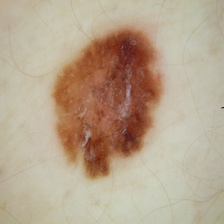
#> input picture img/101.jpg, 224 x 224 px; its folder holds only this picture in this run
$ python main.py
#> lines starting #> are read from the running program, lines starting #| are printed output that depends on the picture; after the words box and inside, x2 and y2 are one past the last pixel; in counts of white or black regions, pixels touching at a corner belong together
#> further down, img is the input picture: PIL image 224x224 RGB; mean R, G, B 183.3, 164.9, 142.2
### img_to_gray.py
import math
import numpy as np


def image2gray(image):
    width, height = image.size[0], image.size[1]
#> width = 224; height = 224
    matrix_gray = np.zeros( (width, height) )

    for i in range(0, height):
        for j in range(0, width):
            red, green, blue = image.getpixel((i, j))
            pixel_gray = int(math.ceil((red * 0.298936) + (green * 0.587043) + (blue *0.114021)))
            pixel_gray /= math.pow(2, 8)
            matrix_gray[j][i] = pixel_gray
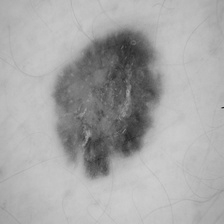
#> matrix_gray: shape (224, 224) float64; min 0.121, max 0.809, mean 0.658

    return matrix_gray

### img_segmentation.py
from sklearn.cluster import KMeans


def segmentation_Kmeans(image, k):
#> called with k = 2
    return KMeans(random_state=1, n_clusters = k,  init='k-means++')  \
        .fit(image.reshape((-1,1))).labels_.reshape(image.shape)
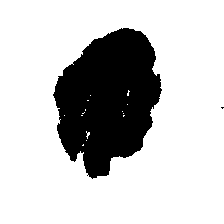
#> returned value: shape (224, 224) int32; values 0 (black) and 1 (white), 77.9% white; 2 black regions (1 under 20 px), largest, box (x1, y1, x2, y2) and area: (53, 28, 162, 179) 11090

### img_dilatation.py
import cv2


def dilation(im, size):
#> called with size = 5
    struct = cv2.getStructuringElement(cv2.MORPH_RECT, (size, size))
    img_dilation = cv2.dilate(im, struct, iterations=1)
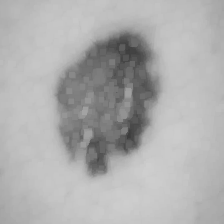
#> img_dilation: shape (224, 224) float64; min 0.242, max 0.809, mean 0.684
#> call 2 of segmentation_Kmeans, with k = 2
#> in segmentation_Kmeans (call 2), `return KMeans(random_state=1, n_clusters = k,  init='k-means++')  \ .f..`:
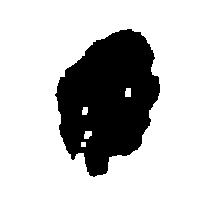
#> returned value: shape (224, 224) int32; values 0 (black) and 1 (white), 79.5% white; 1 black region, box (x1, y1, x2, y2) and area: (55, 29, 160, 177) 10266
    return img_dilation

### img_closing.py
import cv2


def closing(im, size):
#> called with size = 5
    struct = cv2.getStructuringElement(cv2.MORPH_RECT, (size, size))
    closing = cv2.morphologyEx(im, cv2.MORPH_CLOSE, struct)
    return closing

### main.py
import os
import glob
from PIL import Image
import matplotlib.pyplot as plt
from img_to_gray import image2gray
from img_closing import closing
from img_dilatation import dilation
from img_segmentation import segmentation_Kmeans
from img_granulometry import granulometry_opening, granulometry_closing


num_centroids = 2
results = "./results"

for image in glob.glob("img/*.jpg"):
    try:
        file_name, ext = os.path.splitext(image)
        print(file_name)
        # open image
        img = Image.open(image).convert('RGB')
        img_gray = image2gray(img)
        # segmentation
        img_seg = segmentation_Kmeans(img_gray, num_centroids)


        # dilatation in image gray
        img_dilate = dilation(img_gray, 5)
        # applying segmentation in image dilated
        img_seg_dilate = segmentation_Kmeans(img_dilate, num_centroids)


        # closing in image gray
        img_close = closing(img_gray, 5)
        # applying segmentation in image closed
        img_seg_close = segmentation_Kmeans(img_dilate, num_centroids)


        # plots
        plt.figure(figsize=(12, 3.5))
        plt.title(file_name)
        plt.subplot(141)
        plt.imshow(img)
        plt.title('Original image')
        plt.axis('off')

        plt.subplot(142)
        plt.imshow(img_gray, cmap="gray")
        plt.title('Image gray')
        plt.axis('off')

        plt.subplot(143)
        plt.imshow(img_close, cmap=plt.cm.gray)
        plt.title('Closing')
        plt.axis('off')

        plt.subplot(144)
        plt.imshow(img_seg_close, cmap=plt.cm.gray)
        plt.title('Closing & Segmentation')
        plt.axis('off')

        plt.subplots_adjust(wspace=.05, left=.01, bottom=.01, right=.99, top=.99)
        plt.savefig(results+file_name)
        #plt.show()

    except:
        print("error")

$ run again, on img/124.jpg
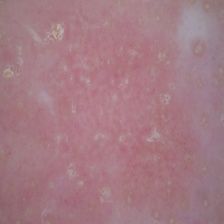
#> input picture img/124.jpg, 224 x 224 px
#> img is the input picture: PIL image 224x224 RGB; mean R, G, B 163.6, 122.7, 131.7
#> in segmentation_Kmeans, `return KMeans(random_state=1, n_clusters = k,  init='k-means++')  \ .f..`:
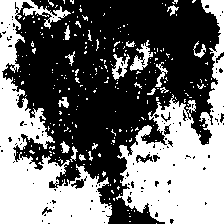
#> returned value: shape (224, 224) int32; values 0 (black) and 1 (white), 44.3% white; 270 white regions (249 under 20 px), largest, box (x1, y1, x2, y2) and area: (116, 0, 224, 224) 10446, (0, 0, 112, 224) 9664, (130, 40, 153, 71) 281
#> `plt.savefig(results+file_name)`:
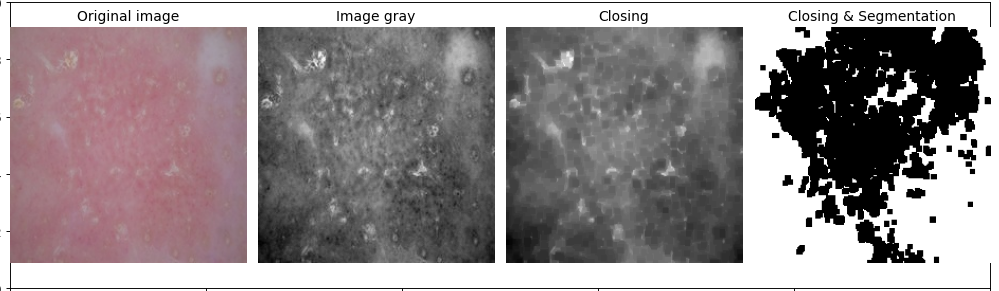
#> figure drawn by matplotlib, 4 panels

$ run again, on img/126.jpg
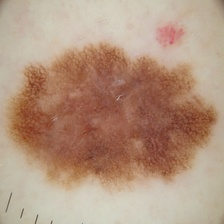
#> input picture img/126.jpg, 224 x 224 px
#> img is the input picture: PIL image 224x224 RGB; mean R, G, B 179.3, 149, 127.3
#> after the loop in image2gray, `for i in range(0, height):`:
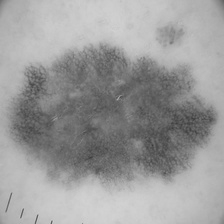
#> matrix_gray: shape (224, 224) float64; min 0.223, max 0.824, mean 0.61
#> in segmentation_Kmeans (call 2), `return KMeans(random_state=1, n_clusters = k,  init='k-means++')  \ .f..`:
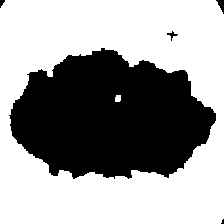
#> returned value: shape (224, 224) int32; values 0 (black) and 1 (white), 61.2% white; 5 black regions (1 under 20 px), largest, box (x1, y1, x2, y2) and area: (9, 48, 216, 179) 19340, (216, 0, 224, 14) 58, (167, 31, 178, 41) 35, (0, 0, 5, 8) 24

$ run again, on img/131.jpg
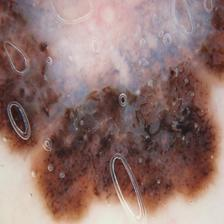
#> input picture img/131.jpg, 224 x 224 px
#> img is the input picture: PIL image 224x224 RGB; mean R, G, B 146.5, 117.5, 113.1
#> in segmentation_Kmeans, `return KMeans(random_state=1, n_clusters = k,  init='k-means++')  \ .f..`:
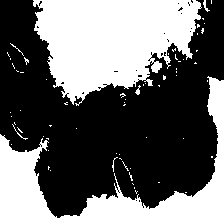
#> returned value: shape (224, 224) int32; values 0 (black) and 1 (white), 41.8% white; 67 white regions (60 under 20 px), largest, box (x1, y1, x2, y2) and area: (33, 0, 202, 106) 11881, (0, 76, 224, 224) 8756, (203, 0, 210, 12) 30
#> in closing, `closing = cv2.morphologyEx(im, cv2.MORPH_CLOSE, struct)`:
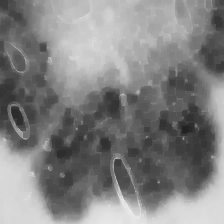
#> closing: shape (224, 224) float64; min 0.137, max 0.945, mean 0.512

$ run again, on img/102.jpg
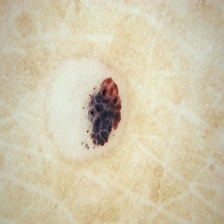
#> input picture img/102.jpg, 224 x 224 px
#> img is the input picture: PIL image 224x224 RGB; mean R, G, B 209.8, 200.2, 173
#> in segmentation_Kmeans (call 2), `return KMeans(random_state=1, n_clusters = k,  init='k-means++')  \ .f..`:
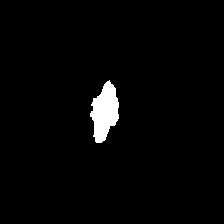
#> returned value: shape (224, 224) int32; values 0 (black) and 1 (white), 2.3% white; 1 white region, box (x1, y1, x2, y2) and area: (90, 80, 119, 143) 1154
